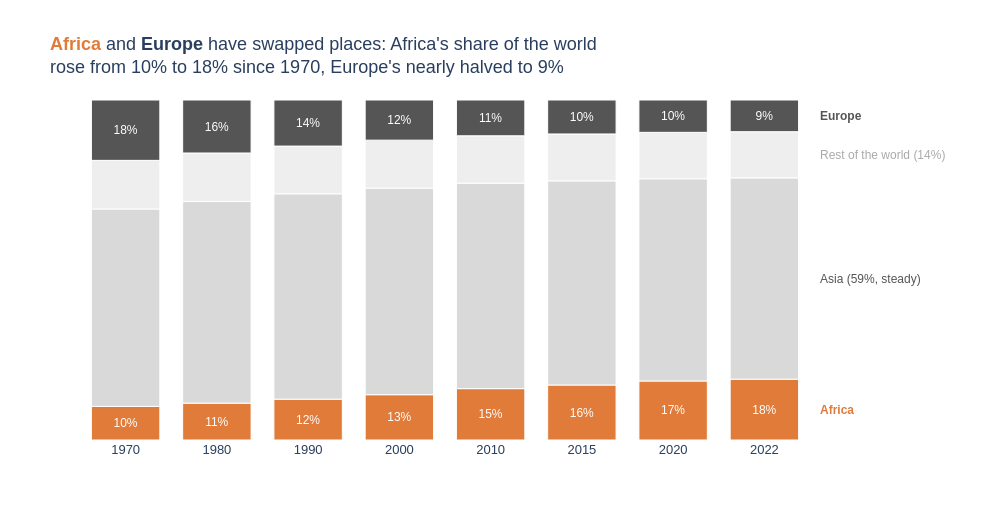

Write notebook code for a chart like this one.
### Markdown cell above
**Chart choice & justification:** *Which chart did you choose, and why? Justify design choices.

**Chart: I used stacked bar chart, one bar per year.**

- **Why 100% stacked bars?** The question is about *shares*, the mix of a constant whole (the world = 100%) and how it changes over time. Each bar is the whole world in one year. Each segment's height is that group's share. There are only four groups, within the 2–5 segment limit where stacked bars stay readable.
- **Why not a line chart?** Lines would show each share alone but lose the part-to-whole message that the four shares always add up to 100%. Q1 already uses a line chart.
- **Segment order matches the story:** **Africa sits on the zero baseline** and **Europe sits at the top, against the 100% line**, so both stories are measured from a straight shared edge and can be read accurately. Asia and the rest of the world, which barely change, sit in the middle as floating segments.
- **Colour hierarchy:** Africa in orange (the main story, rising), Europe in dark grey (the second story, falling), Asia and the rest of the world in light greys (context). The difference in lightness also works without any colour vision.
- **Labels on Africa and Europe only**, with direct labels to the right of the 2022 bar instead of a legend. The y-axis is hidden because the shares are labelled.
- **Years as categories:** the years are unevenly spaced, so each bar is labelled with its exact year.

### Code cell
# Q7
groups = ['Africa', 'Asia', 'Europe']
q7 = df_long.assign(Group=df_long['Continent'].where(df_long['Continent'].isin(groups), 'Rest of the world'))
share = q7.groupby(['Year', 'Group'], as_index=False)['Population'].sum()
share['Share'] = share['Population'] / share.groupby('Year')['Population'].transform('sum')
pivot = share.pivot(index='Year', columns='Group', values='Share')
print(pivot.round(3))

share['Year'] = share['Year'].astype(str)                                   # categorical x (uneven years)
share['Label'] = np.where(share['Group'].isin(['Africa', 'Europe']), share['Share'].map('{:.0%}'.format), '')

stack_order = ['Africa', 'Asia', 'Rest of the world', 'Europe']             # Africa on baseline, Europe on top
colors = {'Africa': AFRICA, 'Asia': LIGHT_GREY, 'Rest of the world': '#EEEEEE', 'Europe': DARK_GREY}

fig = px.bar(
    data_frame=share,
    x='Year', y='Share',
    color='Group',
    text='Label',
    color_discrete_map=colors,
    category_orders={'Group': stack_order},
    hover_data={'Label': False, 'Share': ':.1%', 'Population': ':,'},
    labels={'Share': 'Share of world population', 'Group': ''},
    title=(f"<span style='color:{AFRICA}'><b>Africa</b></span> and <b>Europe</b> have swapped places: Africa's share of "
           f"the world<br>rose from {pivot.loc[1970, 'Africa']:.0%} to {pivot.loc[2022, 'Africa']:.0%} since 1970, "
           f"Europe's nearly halved to {pivot.loc[2022, 'Europe']:.0%}"),
    template='plotly_white',
    height=520, width=1000,
)

fig.update_traces(textposition='inside', insidetextanchor='middle', textfont=dict(color='white', size=12),
                  marker_line_color='white', marker_line_width=1)

# direct labels to the right of the last bar (replace the legend)
last = pivot.loc[2022, stack_order]
mids = last.cumsum() - last / 2
label_color = {'Africa': AFRICA, 'Asia': DARK_GREY, 'Rest of the world': MID_GREY, 'Europe': DARK_GREY}
for g in stack_order:
    txt = f'<b>{g}</b>' if g in ['Africa', 'Europe'] else f'{g} ({last[g]:.0%}, steady)' if g == 'Asia' else f'{g} ({last[g]:.0%})'
    fig.add_annotation(xref='paper', x=1, y=mids[g], text=txt,           # just right of the plot area
                       showarrow=False, xanchor='left', xshift=8,
                       font=dict(color=label_color[g], size=12))

fig.update_layout(
    showlegend=False,
    font=FONT,
    bargap=0.25,
    margin=dict(r=190),
    xaxis=dict(title='', showgrid=False, type='category'),   # years look numeric: force categories
    yaxis=dict(visible=False, range=[0, 1]),
)
fig.show()

### Figure 1 — Plotly figure (JSON) as saved in the notebook; plotly's stock layout.template omitted (floating-point values rounded to 4 significant figures)
{"data": [{"customdata": [["10%", 365444348], ["11%", 481536377], ["12%", 638150629], ["13%", 818946032], ["15%", 1055228072], ["16%", 1201102442], ["17%", 1360671810], ["18%", 1426730932]], "hovertemplate": "=Africa<br>Year=%{x}<br>Share of world population=%{y:.1%}<br>Population=%{customdata[1]:,}<extra></extra>", "insidetextanchor": "middle", "legendgroup": "Africa", "marker": {"color": "#E07B39", "line": {"color": "white", "width": 1}, "pattern": {"shape": ""}}, "name": "Africa", "orientation": "v", "showlegend": true, "text": ["10%", "11%", "12%", "13%", "15%", "16%", "17%", "18%"], "textfont": {"color": "white", "size": 12}, "textposition": "inside", "type": "bar", "x": ["1970", "1980", "1990", "2000", "2010", "2015", "2020", "2022"], "xaxis": "x", "y": [0.09893, 0.1084, 0.1201, 0.1332, 0.1511, 0.1618, 0.1736, 0.1789], "yaxis": "y"}, {"customdata": [["", 2144906290], ["", 2635334228], ["", 3210563577], ["", 3735089604], ["", 4220041327], ["", 4458250182], ["", 4663086535], ["", 4721383274]], "hovertemplate": "=Asia<br>Year=%{x}<br>Share of world population=%{y:.1%}<br>Population=%{customdata[1]:,}<extra></extra>", "insidetextanchor": "middle", "legendgroup": "Asia", "marker": {"color": "#D9D9D9", "line": {"color": "white", "width": 1}, "pattern": {"shape": ""}}, "name": "Asia", "orientation": "v", "showlegend": true, "text": ["", "", "", "", "", "", "", ""], "textfont": {"color": "white", "size": 12}, "textposition": "inside", "type": "bar", "x": ["1970", "1980", "1990", "2000", "2010", "2015", "2020", "2022"], "xaxis": "x", "y": [0.5806, 0.5932, 0.6041, 0.6076, 0.6043, 0.6005, 0.5948, 0.5921], "yaxis": "y"}, {"customdata": [["", 527862032], ["", 633002607], ["", 745156662], ["", 866926644], ["", 972901665], ["", 1023921529], ["", 1069700062], ["", 1082151298]], "hovertemplate": "=Rest of the world<br>Year=%{x}<br>Share of world population=%{y:.1%}<br>Population=%{customdata[1]:,}<extra></extra>", "insidetextanchor": "middle", "legendgroup": "Rest of the world", "marker": {"color": "#EEEEEE", "line": {"color": "white", "width": 1}, "pattern": {"shape": ""}}, "name": "Rest of the world", "orientation": "v", "showlegend": true, "text": ["", "", "", "", "", "", "", ""], "textfont": {"color": "white", "size": 12}, "textposition": "inside", "type": "bar", "x": ["1970", "1980", "1990", "2000", "2010", "2015", "2020", "2022"], "xaxis": "x", "y": [0.1429, 0.1425, 0.1402, 0.141, 0.1393, 0.1379, 0.1365, 0.1357], "yaxis": "y"}, {"customdata": [["18%", 655923991], ["16%", 692527159], ["14%", 720320797], ["12%", 726093423], ["11%", 735613934], ["10%", 741535608], ["10%", 745792196], ["9%", 743147538]], "hovertemplate": "=Europe<br>Year=%{x}<br>Share of world population=%{y:.1%}<br>Population=%{customdata[1]:,}<extra></extra>", "insidetextanchor": "middle", "legendgroup": "Europe", "marker": {"color": "#555555", "line": {"color": "white", "width": 1}, "pattern": {"shape": ""}}, "name": "Europe", "orientation": "v", "showlegend": true, "text": ["18%", "16%", "14%", "12%", "11%", "10%", "10%", "9%"], "textfont": {"color": "white", "size": 12}, "textposition": "inside", "type": "bar", "x": ["1970", "1980", "1990", "2000", "2010", "2015", "2020", "2022"], "xaxis": "x", "y": [0.1776, 0.1559, 0.1355, 0.1181, 0.1053, 0.09987, 0.09514, 0.0932], "yaxis": "y"}], "layout": {"annotations": [{"font": {"color": "#E07B39", "size": 12}, "showarrow": false, "text": "<b>Africa</b>", "x": 1, "xanchor": "left", "xref": "paper", "xshift": 8, "y": 0.08947}, {"font": {"color": "#555555", "size": 12}, "showarrow": false, "text": "Asia (59%, steady)", "x": 1, "xanchor": "left", "xref": "paper", "xshift": 8, "y": 0.475}, {"font": {"color": "#AAAAAA", "size": 12}, "showarrow": false, "text": "Rest of the world (14%)", "x": 1, "xanchor": "left", "xref": "paper", "xshift": 8, "y": 0.8389}, {"font": {"color": "#555555", "size": 12}, "showarrow": false, "text": "<b>Europe</b>", "x": 1, "xanchor": "left", "xref": "paper", "xshift": 8, "y": 0.9534}], "bargap": 0.25, "barmode": "relative", "font": {"family": "Arial", "size": 13}, "height": 520, "legend": {"title": {"text": ""}, "tracegroupgap": 0}, "margin": {"r": 190}, "showlegend": false, "title": {"text": "<span style='color:#E07B39'><b>Africa</b></span> and <b>Europe</b> have swapped places: Africa's share of the world<br>rose from 10% to 18% since 1970, Europe's nearly halved to 9%"}, "width": 1000, "xaxis": {"anchor": "y", "domain": [0, 1], "showgrid": false, "title": {"text": ""}, "type": "category"}, "yaxis": {"anchor": "x", "domain": [0, 1], "range": [0, 1], "title": {"text": "Share of world population"}, "visible": false}}}
